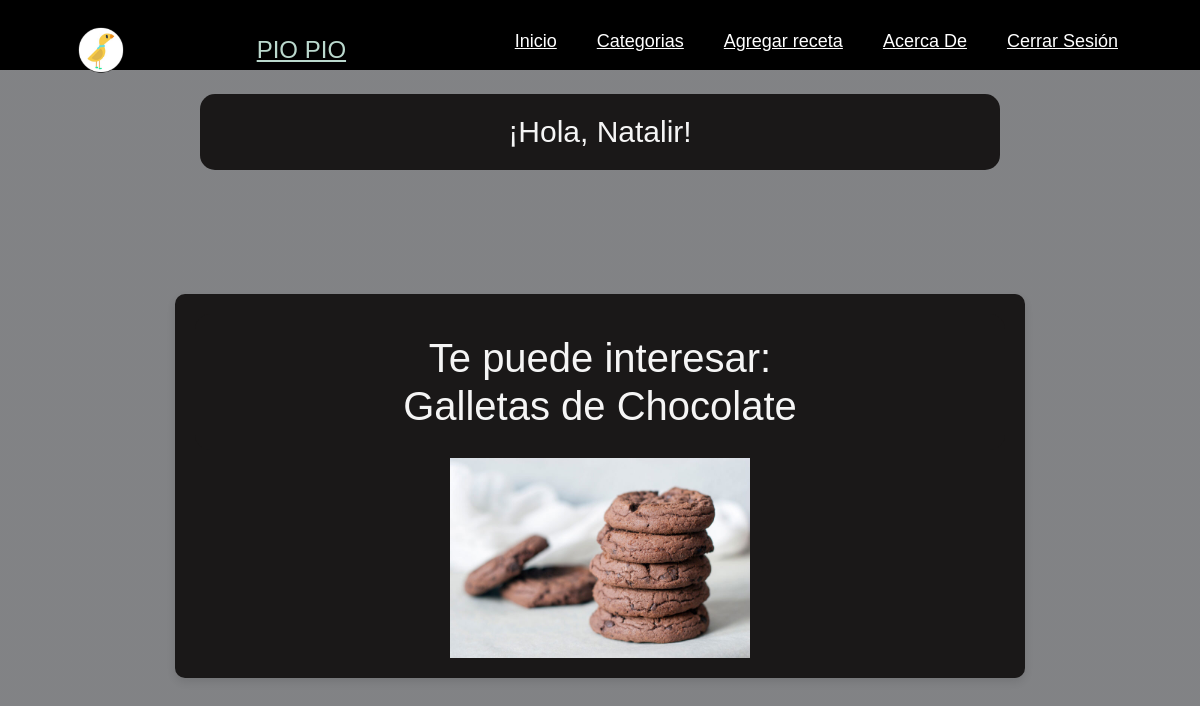
Page /Home.php (signed in) on the committed database.
### tables this page shows
CREATE TABLE `recetas` (
  `IDRecetas` int(11) NOT NULL,
  `Titulo` varchar(255) NOT NULL,
  `Descripcion` text NOT NULL,
  `Ingredientes` text NOT NULL,
  `Preparacion` text NOT NULL,
  `imagen` varchar(255) DEFAULT 'default.jpg',
  `IDCateg` int(11) NOT NULL,
  `IDUsuarios` int(11) DEFAULT NULL
);

### UnaRecetaHome.php (called while the page is built, shortened)
<?php
include('Conexion.php');
$sql = "SELECT * FROM recetas ORDER BY RAND() LIMIT 1";
$resultado = mysqli_query($conexion, $sql);
if ($resultado && mysqli_num_rows($resultado) > 0) {
    $receta = mysqli_fetch_assoc($resultado);
} else {
    $receta = null;
}
?>

### Home.php (the view, shortened to what this page needs)
<!DOCTYPE html>
<html lang="es">
<head>
    <link rel="stylesheet" href="https://cdn.jsdelivr.net/npm/bootstrap@5.1.3/dist/css/bootstrap.min.css"
>
    <link rel="stylesheet" href="https://cdnjs.cloudflare.com/ajax/libs/font-awesome/6.6.0/css/all.min.css"
 />
    <link rel="stylesheet" href="CSS/HomeStyle.css">
</head>
<body>
    <header>
        <div class="back">
            <div class="menu container">
                <img class="log" src="Imagenes/Pio_Pio.png" alt="Pio Pio logo">
                <a href="#" class="logo">Pio Pio</a>
                <nav class="navbar">
                    <ul>
                        <li><a href="#">Inicio</a></li>
                        <li id="menu-item">
                            <a href="#">Categorias</a>
                        </li>
                        <li><a href="AgregarReceta.php">Agregar receta</a></li>
                        <li><a href="AcercaDe.php">Acerca De</a></li>
                        <li><a href="CerrarSesion.php" role="button">Cerrar Sesión</a></li>
                    </ul>
                </nav>
            </div>
        </div>
    </header>
    <br>
    <strong><h1 class="Titulo">¡Hola, <?php echo ucfirst(htmlspecialchars($_SESSION['Usuario'])); ?>!</h1></strong>
    <br>
    <center>
    <div class="receta">
    <?php
        include('UnaRecetaHome.php');
        if ($receta): ?>
            <h1>Te puede interesar: <br> <?php echo htmlspecialchars($receta['Titulo']); ?></h1>
            <a href="detalle_receta.php?id=<?php echo $receta['IDRecetas']; ?>">
                <img src="Imagenes/<?php echo htmlspecialchars($receta['imagen']); ?>" alt="<?php echo htmlspecialchars($receta['Titulo']); ?>" style="width:300px;height:200px;">
            </a>
        <?php else: ?>
            <h1>No hay recetas disponibles</h1>
        <?php endif; ?>
    </div>
    </center>
</body>
</html>

### CSS/HomeStyle.css (style rules this page uses)
* { margin: 0; padding: 0; box-sizing: border-box; text-decoration: none; list-style: none; }
body { font-family: Arial, Helvetica, sans-serif; min-height: 100vh; background: linear-gradient(rgba(5, 7, 12, 0.5), rgba(5, 7, 12, 0.5)), url(Fondos/Comida.jpg) no-repeat center center fixed; background-size: cover; }
.Titulo { font-size: 30px; max-width: 800px; margin: auto; }
h1 { text-align: center; color: whitesmoke; background-color: rgb(26, 24, 24); padding: 20px; border-radius: 15px; }
.receta { margin: 100px auto 0 auto; max-width: 850px; padding: 20px; background-color: rgb(26, 24, 24); border-radius: 10px; box-shadow: 0 4px 8px rgba(0, 0, 0, 0.1); }
.container { max-width: 1100px; margin: 0 auto; }
.back { padding: 35px 0; background-color: black; }
.menu { position: absolute; top: 0; left: 0; right: 0; display: flex; align-items: center; justify-content: space-between; z-index: 1000; }
.logo { font-size: 24px; color: #bad8cd; font-weight: 450; text-transform: uppercase; }
.log { font-size: 24px; text-transform: uppercase; height: 78px; width: auto; }
.menu .navbar ul li { position: relative; float: left; }
.menu .navbar ul li a { font-size: 18px; padding: 20px; color: #FFFFFF; display: block; }

### rows in the picture
recetas: Titulo "Galletas de Chocolate", imagen (picture)

### other values in the picture
$_SESSION['Usuario'] "Natalir"
